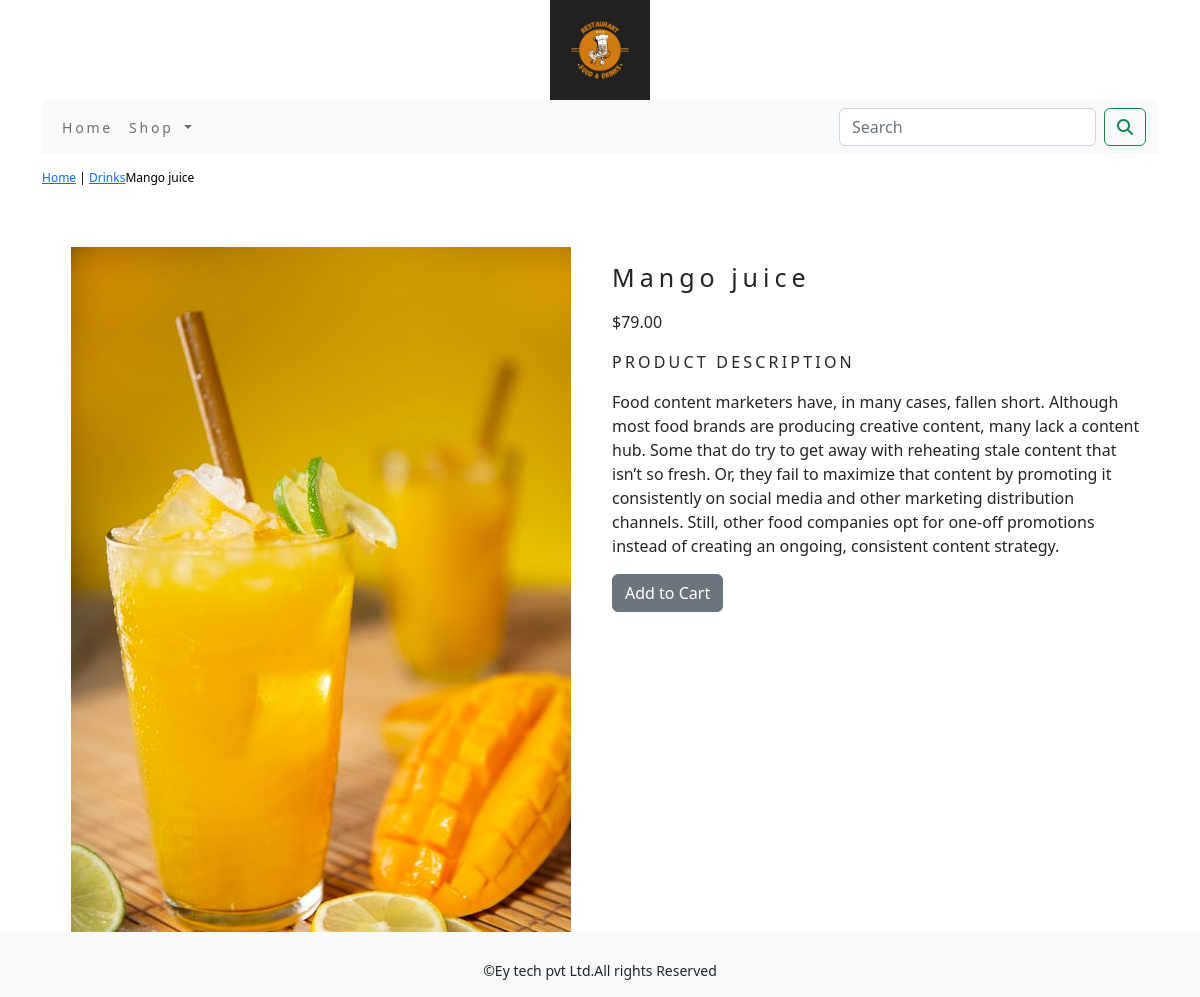
Page /shop/drinks/mango-juice/ on the committed database.
### shopapp/models.py (models this page shows, shortened)
class Product(models.Model):
    name=models.CharField(max_length=250,unique=True)
    slug=models.SlugField(max_length=250,unique=True)
    description=models.TextField(blank=True)
    price=models.DecimalField(max_digits=10,decimal_places=2)
    category=models.ForeignKey(Category,on_delete=models.CASCADE)
    img=models.ImageField(upload_to='product',blank=True)
    stock=models.IntegerField()
    available=models.BooleanField(default=True)
    created=models.DateTimeField(auto_now_add=True)
    updated=models.DateTimeField(auto_now=True)
    class Meta:
        ordering = ('name',)
        verbose_name = 'product'
        verbose_name_plural = 'products'

class Category(models.Model):
    name=models.CharField(max_length=250,unique=True)
    slug=models.SlugField(max_length=250,unique=True)
    description=models.TextField(blank=True)
    image=models.ImageField(upload_to='category',blank=True)
    class Meta:
        ordering=('name',)
        verbose_name='category'
        verbose_name_plural='categories'
    def get_url(self):
        return reverse('shopapp:products_by_category', args=[self.slug])
    def __str__(self):
        return '{}'.format(self.name)

### shopapp/views.py (the view)
# urls.py: path('<slug:c_slug>/<slug:product_slug>/',views.proDetails,name='proCatdetail'),
def proDetails(request,c_slug,product_slug):
    try:
        product=Product.objects.get(category__slug=c_slug,slug=product_slug)
    except Exception as e:
        raise e
    return render(request,'product.html',{'product':product})

### cart/context_processors.py (called while the page is built)
def counter(request):
    item_count=0
    if 'admin' in request.path:
        return {}
    else:
        try:
            cart=Cart.objects.filter(cart_id=_cart_id(request))
            car_items=CartItem.objects.all().filter(cart=cart[:1])
            for cart_item in car_items:
                item_count += cart_item.quantity
        except Cart.DoesNotExist:
            item_count =0
    return dict(item_count=item_count)

### cart/views.py (called while the page is built)
def _cart_id(request):
    cart=request.session.session_key
    if not cart:
        cart=request.session.create()
    return cart

### shopapp/context_processors.py (called while the page is built)
def menu_links(request):
    links=Category.objects.all()
    return dict(links=links)

### templates/product.html (shortened to what this page needs)
{% extends 'base.html' %}
{% load static %}
{% block content %}
<div class="row my_prod_row_class">
    <div class="mx_auto">
        <p><a href="{% url 'shopapp:allProductCat' %}">Home</a> |  <a href="{{product.category.get_url}}">{{product.category}}</a>{{product.name}}</p>
    </div>
</div>
<div class="container">
<br>
<div class="row">
    <div class="col-12 col-sm-12 col-md-12 col-lg-6 text-center">
        <div style="min-width:18rem">
            <img src="{{product.img.url}}" alt="{{product.name}}">
        </div>
    </div>
        <div class="col-12 col-sm-12 col-md-12 col-lg-6">
            <div>
            <h1 class="my_prod_title">{{product.name}}</h1>
            <p>${{product.price}}</p>
            <p class="my_title">Product Description</p>
            <p class="text-justify my_rod_text">{{product.description}}</p>
            {% if product.stock <= 0 %}
            <p class="text-justify my_prod_text"><b>Out Of Stock</b></p>
            {% else %}
            <a  class="btn btn-secondary"href="{% url 'cart:add_cart' product.id %}">Add to Cart</a>
            {% endif %}
        </div>
            </div>
    </div>
</div>
{% endblock %}

### static/css/custom.css (style rules this page uses)
body { font-family: 'Roboto', sans-serif; }
.my_title { font-size:16px; text-transform:uppercase; letter-spacing:.2em; }
.my_prod_row_class { padding-top:15px; padding-bottom:20px; }
.my_prod_row_class .mx_auto { color:#000; font-size:12px; text-decoration:none; }
.my_prod_title { font-size:25px; text_transform:uppercase; letter-spacing:.2em; padding-top:15px; padding-bottom:10px; }

### rows in the picture
Product: category "Drinks", name "Mango juice", img (picture), price "79.00", description "Food content marketers have, in many cases, fallen short. Although most food brands are producing creative content, many lack a content hub. Some that do try to get away with reheating stale content that isn’t so fresh. Or, they fail to maximize that content by promoting it consistently on social media and other marketing distribution channels. Still, other food companies opt for one-off promotions instead of creating an ongoing, consistent content strategy."
